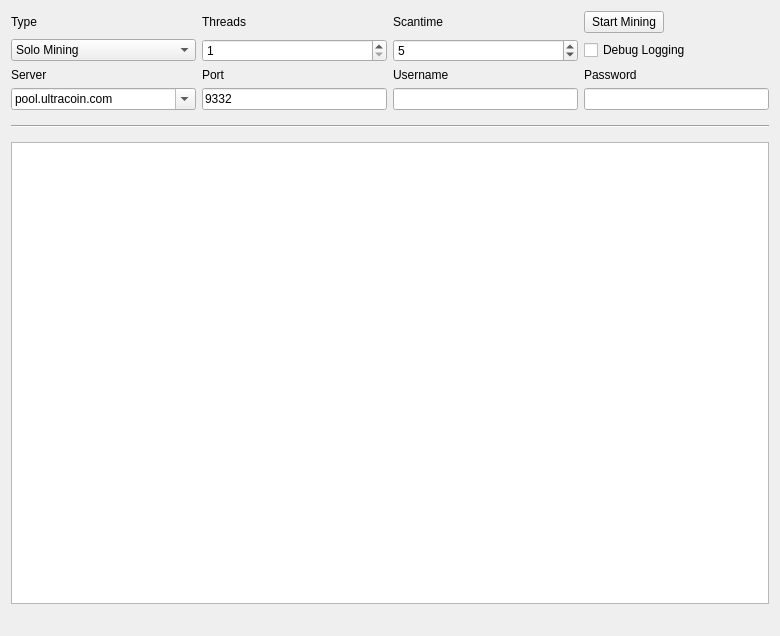
<?xml version="1.0" encoding="UTF-8"?>
<ui version="4.0">
 <class>MiningPage</class>
 <widget class="QWidget" name="MiningPage">
  <property name="geometry">
   <rect>
    <x>0</x>
    <y>0</y>
    <width>780</width>
    <height>636</height>
   </rect>
  </property>
  <property name="windowTitle">
   <string>Mining</string>
  </property>
  <layout class="QGridLayout" name="gridLayout">
   <property name="sizeConstraint">
    <enum>QLayout::SetMaximumSize</enum>
   </property>
   <item row="8" column="2">
    <widget class="QLineEdit" name="portLine">
     <property name="enabled">
      <bool>true</bool>
     </property>
     <property name="text">
      <string>9332</string>
     </property>
     <property name="value" stdset="0">
      <number>8337</number>
     </property>
    </widget>
   </item>
   <item row="4" column="3">
    <widget class="QSpinBox" name="scantimeBox">
     <property name="enabled">
      <bool>true</bool>
     </property>
     <property name="minimum">
      <number>1</number>
     </property>
     <property name="value">
      <number>5</number>
     </property>
    </widget>
   </item>
   <item row="4" column="4">
    <widget class="QCheckBox" name="debugCheckBox">
     <property name="text">
      <string>Debug Logging</string>
     </property>
    </widget>
   </item>
   <item row="3" column="3">
    <widget class="QLabel" name="scantimeLabel">
     <property name="enabled">
      <bool>true</bool>
     </property>
     <property name="layoutDirection">
      <enum>Qt::LeftToRight</enum>
     </property>
     <property name="text">
      <string>Scantime</string>
     </property>
    </widget>
   </item>
   <item row="16" column="1" colspan="2">
    <widget class="QLabel" name="shareCount">
     <property name="font">
      <font>
       <pointsize>10</pointsize>
       <weight>75</weight>
       <bold>true</bold>
      </font>
     </property>
     <property name="text">
      <string/>
     </property>
    </widget>
   </item>
   <item row="16" column="3" colspan="2">
    <widget class="QLabel" name="mineSpeedLabel">
     <property name="sizePolicy">
      <sizepolicy hsizetype="Preferred" vsizetype="Preferred">
       <horstretch>0</horstretch>
       <verstretch>0</verstretch>
      </sizepolicy>
     </property>
     <property name="font">
      <font>
       <pointsize>10</pointsize>
       <weight>75</weight>
       <bold>true</bold>
      </font>
     </property>
     <property name="text">
      <string/>
     </property>
     <property name="alignment">
      <set>Qt::AlignRight|Qt::AlignTrailing|Qt::AlignVCenter</set>
     </property>
    </widget>
   </item>
   <item row="10" column="1" colspan="4">
    <widget class="Line" name="line">
     <property name="sizePolicy">
      <sizepolicy hsizetype="Minimum" vsizetype="Fixed">
       <horstretch>0</horstretch>
       <verstretch>0</verstretch>
      </sizepolicy>
     </property>
     <property name="minimumSize">
      <size>
       <width>0</width>
       <height>20</height>
      </size>
     </property>
     <property name="orientation">
      <enum>Qt::Horizontal</enum>
     </property>
    </widget>
   </item>
   <item row="8" column="1">
    <widget class="QComboBox" name="serverLine">
     <property name="sizePolicy">
      <sizepolicy hsizetype="Expanding" vsizetype="Fixed">
       <horstretch>0</horstretch>
       <verstretch>0</verstretch>
      </sizepolicy>
     </property>
     <property name="autoFillBackground">
      <bool>true</bool>
     </property>
     <property name="editable">
      <bool>true</bool>
     </property>
     <item>
      <property name="text">
       <string>pool.ultracoin.com</string>
      </property>
     </item>
    </widget>
   </item>
   <item row="8" column="3">
    <widget class="QLineEdit" name="usernameLine">
     <property name="enabled">
      <bool>true</bool>
     </property>
     <property name="text">
      <string/>
     </property>
    </widget>
   </item>
   <item row="15" column="1" colspan="4">
    <widget class="QListWidget" name="list">
     <property name="autoScrollMargin">
      <number>100000</number>
     </property>
     <property name="dragDropMode">
      <enum>QAbstractItemView::DragOnly</enum>
     </property>
     <property name="selectionMode">
      <enum>QAbstractItemView::NoSelection</enum>
     </property>
     <property name="movement">
      <enum>QListView::Snap</enum>
     </property>
     <property name="batchSize">
      <number>10</number>
     </property>
    </widget>
   </item>
   <item row="3" column="2">
    <widget class="QLabel" name="threadsLabel">
     <property name="enabled">
      <bool>true</bool>
     </property>
     <property name="text">
      <string>Threads</string>
     </property>
    </widget>
   </item>
   <item row="3" column="1">
    <widget class="QLabel" name="typeLabel">
     <property name="text">
      <string>Type</string>
     </property>
    </widget>
   </item>
   <item row="6" column="4">
    <widget class="QLabel" name="passwordLabel">
     <property name="enabled">
      <bool>true</bool>
     </property>
     <property name="text">
      <string>Password</string>
     </property>
    </widget>
   </item>
   <item row="6" column="2">
    <widget class="QLabel" name="portLabel">
     <property name="enabled">
      <bool>true</bool>
     </property>
     <property name="text">
      <string>Port</string>
     </property>
    </widget>
   </item>
   <item row="4" column="2">
    <widget class="QSpinBox" name="threadsBox">
     <property name="enabled">
      <bool>true</bool>
     </property>
     <property name="minimum">
      <number>1</number>
     </property>
     <property name="value">
      <number>1</number>
     </property>
    </widget>
   </item>
   <item row="3" column="4">
    <widget class="QPushButton" name="startButton">
     <property name="sizePolicy">
      <sizepolicy hsizetype="Fixed" vsizetype="Fixed">
       <horstretch>0</horstretch>
       <verstretch>0</verstretch>
      </sizepolicy>
     </property>
     <property name="text">
      <string>Start Mining</string>
     </property>
    </widget>
   </item>
   <item row="6" column="1">
    <widget class="QLabel" name="serverLabel">
     <property name="enabled">
      <bool>true</bool>
     </property>
     <property name="text">
      <string>Server</string>
     </property>
    </widget>
   </item>
   <item row="6" column="3">
    <widget class="QLabel" name="usernameLabel">
     <property name="enabled">
      <bool>true</bool>
     </property>
     <property name="text">
      <string>Username</string>
     </property>
    </widget>
   </item>
   <item row="4" column="1">
    <widget class="QComboBox" name="typeBox">
     <property name="editable">
      <bool>false</bool>
     </property>
     <property name="currentIndex">
      <number>0</number>
     </property>
     <item>
      <property name="text">
       <string>Solo Mining</string>
      </property>
     </item>
     <item>
      <property name="text">
       <string>Pool Mining</string>
      </property>
     </item>
    </widget>
   </item>
   <item row="8" column="4">
    <widget class="QLineEdit" name="passwordLine">
     <property name="enabled">
      <bool>true</bool>
     </property>
    </widget>
   </item>
  </layout>
 </widget>
 <layoutdefault spacing="6" margin="11"/>
 <tabstops>
  <tabstop>startButton</tabstop>
  <tabstop>typeBox</tabstop>
  <tabstop>threadsBox</tabstop>
  <tabstop>scantimeBox</tabstop>
  <tabstop>portLine</tabstop>
  <tabstop>usernameLine</tabstop>
  <tabstop>passwordLine</tabstop>
  <tabstop>debugCheckBox</tabstop>
  <tabstop>list</tabstop>
 </tabstops>
 <resources/>
 <connections/>
</ui>
